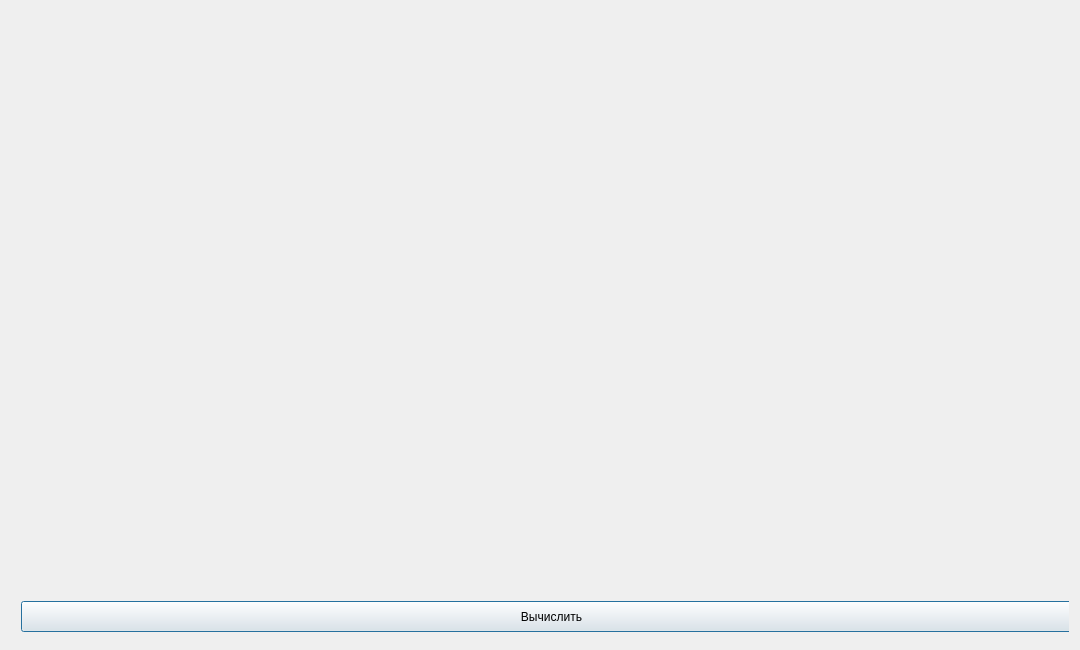
<?xml version="1.0" encoding="UTF-8"?>
<ui version="4.0">
 <class>Dialog</class>
 <widget class="QDialog" name="Dialog">
  <property name="geometry">
   <rect>
    <x>0</x>
    <y>0</y>
    <width>1080</width>
    <height>650</height>
   </rect>
  </property>
  <property name="windowTitle">
   <string>Dialog</string>
  </property>
  <layout class="QGridLayout" name="gridLayout">
   <item row="0" column="0">
    <widget class="PluginBaseElementsWidget" name="base_elements_widget" native="true">
     <widget class="QPushButton" name="calculatorE">
      <property name="geometry">
       <rect>
        <x>10</x>
        <y>590</y>
        <width>1061</width>
        <height>31</height>
       </rect>
      </property>
      <property name="text">
       <string>Вычислить</string>
      </property>
     </widget>
    </widget>
   </item>
  </layout>
 </widget>
 <customwidgets>
  <customwidget>
   <class>PluginBaseElementsWidget</class>
   <extends>QWidget</extends>
   <header location="global">PluginBaseElementsWidget/PluginBaseElementsWidget.h</header>
   <container>1</container>
  </customwidget>
 </customwidgets>
 <resources/>
 <connections/>
</ui>
